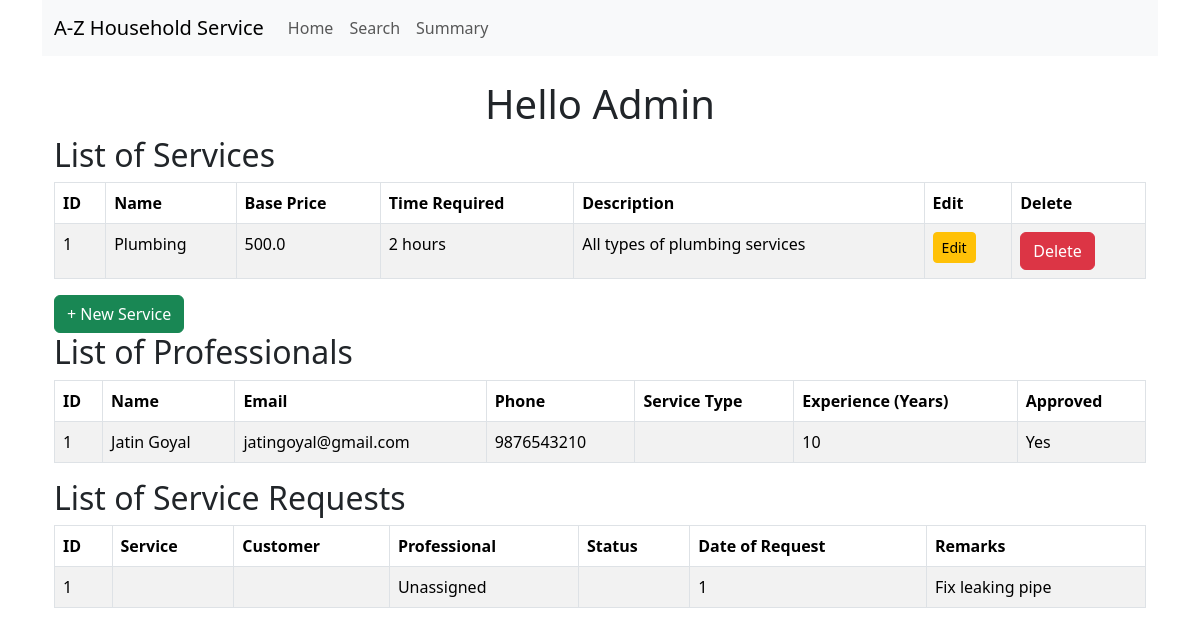
The page /admin/home on the database its author committed.
### models.py (models this page shows, shortened)
class BaseModel(db.Model):
    __abstract__ = True  # This makes it an abstract class, not a table in the database
    id = db.Column(db.Integer, primary_key=True)
    created_at = db.Column(db.DateTime, default=datetime.utcnow, nullable=False)  # Ensure it's not nullable
    modified_at = db.Column(db.DateTime, default=datetime.utcnow, onupdate=datetime.utcnow, nullable=False)  # Ensure it's not nullable

class Service(BaseModel):
    __tablename__ = 'service'
    name = db.Column(db.String(150), nullable=False)
    base_price = db.Column(db.Float, nullable=True)  # Made nullable
    time_required = db.Column(db.String(50), nullable=True)  # Made nullable
    description = db.Column(db.Text, nullable=True)  # Made nullable
    professional_id = db.Column(db.Integer, db.ForeignKey('service_professional.id'), nullable=True)
    professional = db.relationship('ServiceProfessional', backref='services', lazy=True)

class ServiceProfessional(BaseModel):
    __tablename__ = 'service_professional'
    username = db.Column(db.String(150), unique=True, nullable=False)
    password_hash = db.Column(db.String(200), nullable=False)
    name = db.Column(db.String(150), nullable=True)  # Made nullable
    email = db.Column(db.String(150), unique=True, nullable=True)  # Made nullable
    phone = db.Column(db.String(20), unique=True, nullable=True)  # Made nullable
    experience = db.Column(db.Integer, nullable=True)  # Made nullable
    description = db.Column(db.Text, nullable=True)  # Made nullable
    approved = db.Column(db.Boolean, default=False, nullable=True)  # Made nullable

class ServiceRequest(BaseModel):
    __tablename__ = 'service_request'
    service_id = db.Column(db.Integer, db.ForeignKey('service.id'), nullable=True)  # Made nullable
    customer_id = db.Column(db.Integer, db.ForeignKey('customer.id'), nullable=False)
    professional_id = db.Column(db.Integer, db.ForeignKey('service_professional.id'), nullable=True)
    date_of_request = db.Column(db.DateTime, default=datetime.utcnow, nullable=True)  # Made nullable
    date_of_completion = db.Column(db.DateTime, nullable=True)  # Made nullable
    service_status = db.Column(db.String(50), default="requested", nullable=True)  # Made nullable
    remarks = db.Column(db.Text, nullable=True)  # Made nullable
    payment = db.relationship('Payment', backref='service_request', lazy=True)

### routes.py (the view)
@app.route('/admin/home')
def admin_home():
    professionals = ServiceProfessional.query.all()
    services = Service.query.all()
    service_requests = ServiceRequest.query.all()
    return render_template(
        'admin/home.html',
        professionals=professionals,
        services=services,
        service_requests=service_requests
    )

### templates/admin/home.html (shortened to what this page needs)
{% extends 'layout.html' %}
{% block content %}
    <div class="container">
        <h1 class="text-center">Hello Admin</h1>
        <h2>List of Services</h2>
        <div class="table-responsive">
            <table class="table table-bordered table-striped">
                <thead>
                    <tr>
                        <th>ID</th>
                        <th>Name</th>
                        <th>Base Price</th>
                        <th>Time Required</th>
                        <th>Description</th>
                        <th>Edit</th>
                        <th>Delete</th>
                    </tr>
                </thead>
                <tbody>
                    {% for service in services %}
                        <tr>
                            <td>{{ service.id }}</td>
                            <td>{{ service.name }}</td>
                            <td>{{ service.base_price }}</td>
                            <td>{{ service.time_required }}</td>
                            <td>{{ service.description }}</td>
                            <td>
                                <button type="button" class="btn btn-warning btn-sm" data-bs-toggle="modal" data-bs-target="#newServiceModal"
                                        data-service-id="{{ service.id }}"
                                        data-service-name="{{ service.name }}"
                                        data-service-description="{{ service.description }}"
                                        data-service-base-price="{{ service.base_price }}"
                                        data-service-time-required="{{ service.time_required }}">
                                    Edit
                                </button>
                            </td>
                            <td>
                                <form method="post" action="delete_service/{{ service.id }}" onsubmit="return confirm('Are you sure you want to delete this service?');">
                                    <button type="submit" class="btn btn-danger">Delete</button>
                                </form>
                            </td>
                        </tr>
                    {% endfor %}
                </tbody>
            </table>
            <button type="button" class="btn btn-success pull-right" data-bs-toggle="modal" data-bs-target="#newServiceModal">
                + New Service
            </button>
        </div>
        <h2>List of Professionals</h2>
        <div class="table-responsive">
            <table class="table table-bordered table-striped">
                <thead>
                    <tr>
                        <th>ID</th>
                        <th>Name</th>
                        <th>Email</th>
                        <th>Phone</th>
                        <th>Service Type</th>
                        <th>Experience (Years)</th>
                        <th>Approved</th>
                    </tr>
                </thead>
                <tbody>
                    {% for professional in professionals %}
                        <tr>
                            <td>{{ professional.id }}</td>
                            <td>{{ professional.name }}</td>
                            <td>{{ professional.email }}</td>
                            <td>{{ professional.phone }}</td>
                            <td>{{ professional.service_type }}</td>
                            <td>{{ professional.experience }}</td>
                            <td>{{ 'Yes' if professional.approved else 'No' }}</td>
                        </tr>
                    {% endfor %}
                </tbody>
            </table>
        </div>
        <h2>List of Service Requests</h2>
        <div class="table-responsive">
            <table class="table table-bordered table-striped">
                <thead>
                    <tr>
                        <th>ID</th>
                        <th>Service</th>
                        <th>Customer</th>
                        <th>Professional</th>
                        <th>Status</th>
                        <th>Date of Request</th>
                        <th>Remarks</th>
                    </tr>
                </thead>
                <tbody>
                    {% for request in service_requests %}
                        <tr>
                            <td>{{ request.id }}</td>
                            <td>{{ request.name }}</td>
                            <td>{{ request.base_price}}</td>
                            <td>{{ request.time_required if request.time_required else 'Unassigned' }}</td>
                            <td>{{ request.description }}</td>
                            <td>{{ request.professional_id }}</td>
                            <td>{{ request.remarks }}</td>
                        </tr>
                    {% endfor %}
                </tbody>
            </table>
        </div>
    </div>
    {% endblock %}

### templates/layout.html (shortened to what this page needs)
<!DOCTYPE html>
<html lang="en">
<head>
    <link rel="stylesheet" href="https://cdn.jsdelivr.net/npm/bootstrap@5.3.3/dist/css/bootstrap.min.css">
</head>
<body>
    <div class="container">
        <nav class="navbar navbar-expand-lg navbar-light bg-light">
            <div class="container-fluid">
                <a class="navbar-brand" href="#">A-Z Household Service</a>
                <div class="collapse navbar-collapse" id="navbarNav">
                    <ul class="navbar-nav">
                        <li class="nav-item"><a class="nav-link" href="#">Home</a></li>
                        <li class="nav-item"><a class="nav-link" href="#">Search</a></li>
                        <li class="nav-item"><a class="nav-link" href="#">Summary</a></li>
                    </ul>
                </div>
            </div>
        </nav>
        <div class="content mt-4">
            {% block content %}
            {% endblock %}
        </div>
    </div>
</body>
</html>

### rows shown on the page
Service: id "1", name "Plumbing", base_price "500.0", time_required "2 hours", description "All types of plumbing services"
ServiceProfessional: id "1", name "Jatin Goyal", email "jatingoyal@gmail.com", phone "9876543210", experience "10", approved "Yes"
ServiceRequest: id "1", time_required "Unassigned", professional_id "1", remarks "Fix leaking pipe"
